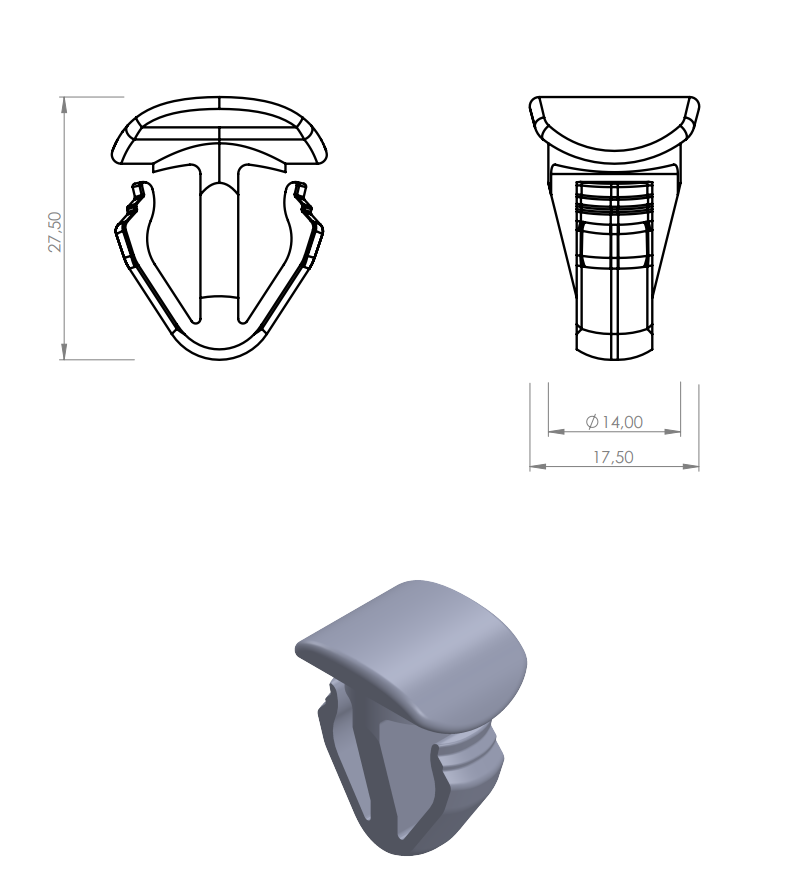
#> input picture data/forras/100001_lap.png, 808 x 892 px, given as the content of the folder ../../data/forras/100001_lap.png, which was not available
$ python kontur.py ../../data/forras/100001_lap.png out.png
#> lines starting #> are read from the running program, lines starting #| are printed output that depends on the picture; after the words box and inside, x2 and y2 are one past the last pixel; in counts of white or black regions, pixels touching at a corner belong together; pictures that were not available may be replaced by others from this repository, and a replacement may not be noted
"""Kontúrozott 3D renderek: a post.py helyett a nagyon világos (fehér) lemezeknél – az átlátszó PNG alfacsatornájából
sötét körvonal és enyhe élkiemelés, fehér háttérre vágva, WebP-ként.

Használat: python3 kontur.py <png-mappa> ../../public/termekkepek/3d
"""
import sys, cv2, numpy as np
from pathlib import Path
from PIL import Image
for f in sorted(Path(sys.argv[1]).glob("*.png")):
    im = cv2.imread(str(f), cv2.IMREAD_UNCHANGED)
#> im is the input picture: shape (892, 808, 4); mean B, G, R, A 243, 242, 241.7, 255
    a = im[..., 3]; rgb = im[..., :3].astype(np.float32)
#> after `a = im[..., 3]`: a: shape (892, 808); every value is 255
    m = (a > 60).astype(np.uint8) * 255
    cs, _ = cv2.findContours(m, cv2.RETR_EXTERNAL, cv2.CHAIN_APPROX_NONE)
#> cs = 1 contour; box (x1, y1, x2, y2) and area: (0, 0, 808, 892) 719037
    gray = cv2.cvtColor(im[..., :3], cv2.COLOR_BGR2GRAY)
    e = cv2.Canny(cv2.GaussianBlur(gray, (3, 3), 0), 6, 18)
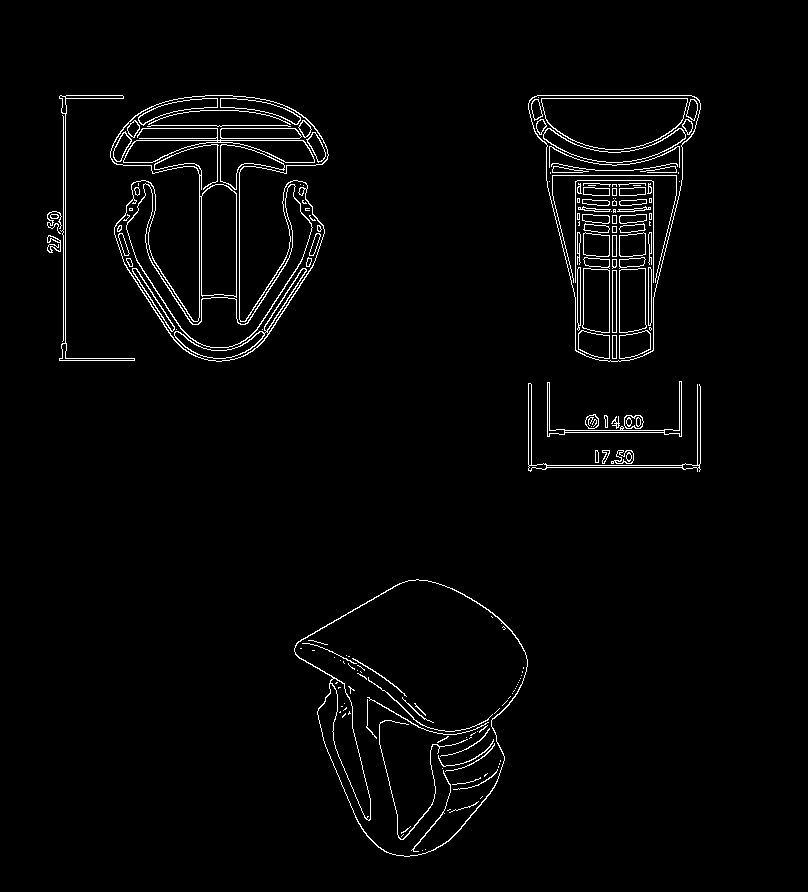
#> e: shape (892, 808); 2.4% white in thin lines or dots, all inside (x1, y1, x2, y2) = (47, 95, 701, 857)
    e = cv2.bitwise_and(e, cv2.erode(m, np.ones((7, 7), np.uint8)))
    alpha = a.astype(np.float32)[..., None] / 255
#> alpha: shape (892, 808, 1) float32; every value is 1
    out = (rgb * alpha + 255 * (1 - alpha))
    out[e > 0] *= 0.6
    out = out.astype(np.uint8)
    cv2.drawContours(out, cs, -1, (95, 95, 95), 2, cv2.LINE_AA)
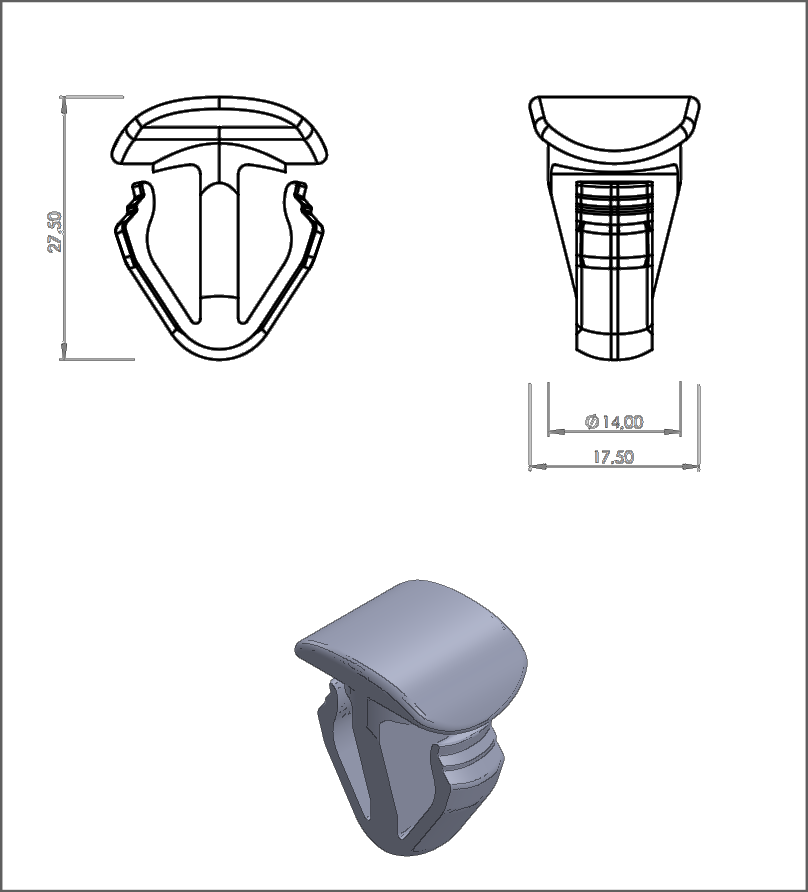
#> out: shape (892, 808, 3); mean B, G, R 239.7, 238.6, 238.4
    ys, xs = np.where(m > 0); out = out[ys.min():ys.max() + 1, xs.min():xs.max() + 1]
    p = int(max(out.shape[:2]) * 0.06)
#> p = 53
    out = cv2.copyMakeBorder(out, p, p, p, p, cv2.BORDER_CONSTANT, value=(255, 255, 255))
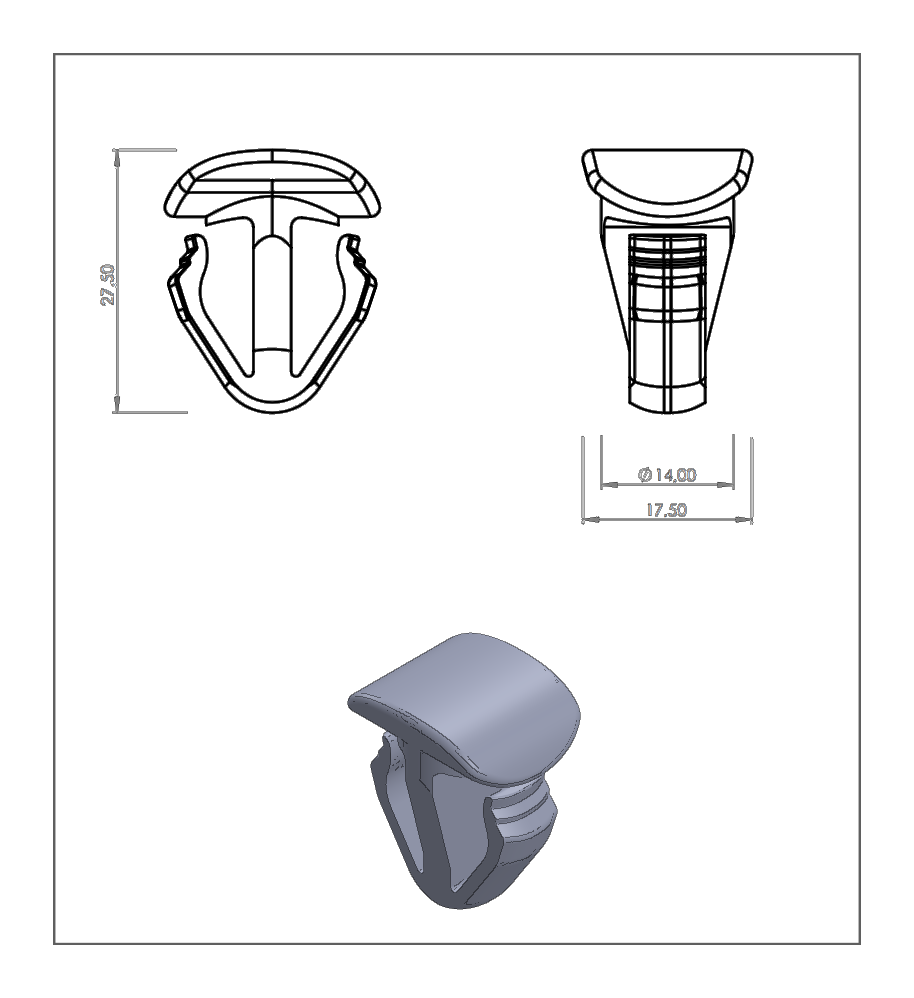
#> out: shape (998, 914, 3); mean B, G, R 242.9, 242.1, 241.9
    pil = Image.fromarray(out[..., ::-1]); pil.thumbnail((1000, 1000), Image.LANCZOS)
    pil.save(Path(sys.argv[2]) / f"{f.stem}.webp", "WEBP", quality=84, method=6)
